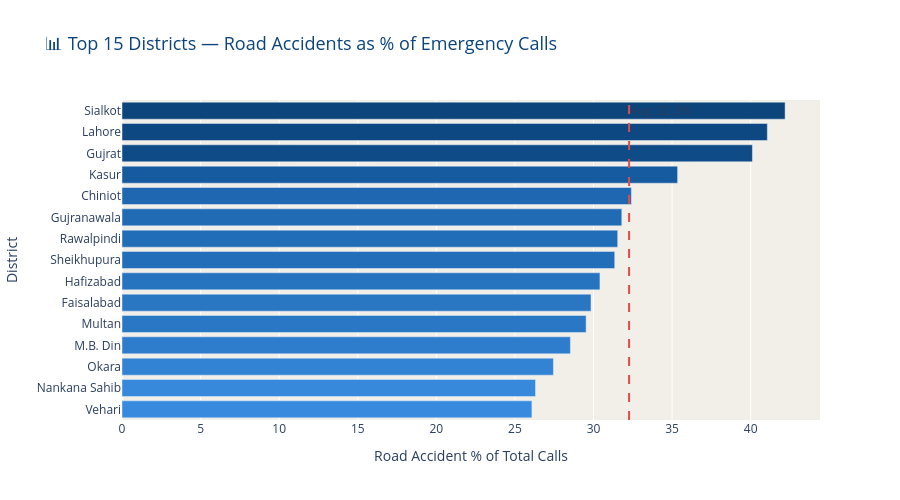

Notebook code cell kept with this figure:
### Code cell
# Chart 14 Final — Top 15 Punjab Districts by Road Accident %
df_pct_top15 = df_punjab.sort_values('Road_Accident_Pct', ascending=True).tail(15)

fig = px.bar(
    df_pct_top15,
    x='Road_Accident_Pct',
    y='District',
    orientation='h',
    title='📊 Top 15 Districts — Road Accidents as % of Emergency Calls',
    color='Road_Accident_Pct',
    color_continuous_scale=[[0, SKY], [0.5, BLUE], [1, NAVY]],
    height=500
)

fig.update_layout(
    plot_bgcolor=OFF_WHITE,
    paper_bgcolor='white',
    title_font=dict(size=18, color=NAVY),
    xaxis_title='Road Accident % of Total Calls',
    yaxis_title='District',
    coloraxis_showscale=False,
    hovermode='y unified'
)

avg_pct = df_pct_top15['Road_Accident_Pct'].mean()
fig.add_vline(x=avg_pct, line_dash='dash', line_color=RED,
              annotation_text=f'Avg: {avg_pct:.1f}%',
              annotation_position='top right')

fig.show()
print("✅ Chart 14 final done")

### Figure 1 — Plotly figure (JSON) as saved in the notebook; plotly's stock layout.template omitted (floating-point values rounded to 4 significant figures)
{"data": [{"hovertemplate": "Road_Accident_Pct=%{marker.color}<br>District=%{y}<extra></extra>", "legendgroup": "", "marker": {"color": [26.08, 26.31, 27.45, 28.53, 29.53, 29.84, 30.41, 31.35, 31.54, 31.8, 32.41, 35.35, 40.11, 41.06, 42.19], "coloraxis": "coloraxis", "pattern": {"shape": ""}}, "name": "", "orientation": "h", "showlegend": false, "textposition": "auto", "type": "bar", "x": [26.08, 26.31, 27.45, 28.53, 29.53, 29.84, 30.41, 31.35, 31.54, 31.8, 32.41, 35.35, 40.11, 41.06, 42.19], "xaxis": "x", "y": ["Vehari", "Nankana Sahib", "Okara", "M.B. Din", "Multan", "Faisalabad", "Hafizabad", "Sheikhupura", "Rawalpindi", "Gujranawala", "Chiniot", "Kasur", "Gujrat", "Lahore", "Sialkot"], "yaxis": "y"}], "layout": {"annotations": [{"showarrow": false, "text": "Avg: 32.3%", "x": 32.26, "xanchor": "left", "xref": "x", "y": 1, "yanchor": "top", "yref": "y domain"}], "barmode": "relative", "coloraxis": {"colorbar": {"title": {"text": "Road_Accident_Pct"}}, "colorscale": [[0, "#378ADD"], [0.5, "#185FA5"], [1, "#0C447C"]], "showscale": false}, "height": 500, "hovermode": "y unified", "legend": {"tracegroupgap": 0}, "paper_bgcolor": "white", "plot_bgcolor": "#F1EFE8", "shapes": [{"line": {"color": "#E24B4A", "dash": "dash"}, "type": "line", "x0": 32.26, "x1": 32.26, "xref": "x", "y0": 0, "y1": 1, "yref": "y domain"}], "title": {"font": {"color": "#0C447C", "size": 18}, "text": "📊 Top 15 Districts — Road Accidents as % of Emergency Calls"}, "xaxis": {"anchor": "y", "domain": [0, 1], "title": {"text": "Road Accident % of Total Calls"}}, "yaxis": {"anchor": "x", "domain": [0, 1], "title": {"text": "District"}}}}
